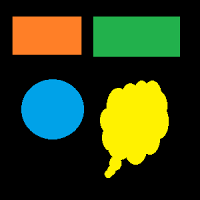
#> input picture src/python/camera/objects01.png, 200 x 200 px
$ python masks_contours.py
#> lines starting #> are read from the running program, lines starting #| are printed output that depends on the picture; after the words box and inside, x2 and y2 are one past the last pixel; in counts of white or black regions, pixels touching at a corner belong together
import cv2
import numpy as np

original_im = cv2.imread("objects01.png")
#> original_im is the input picture: shape (200, 200, 3); mean B, G, R 26.5, 63.7, 49
im = cv2.imread("objects01.png")
imgray = cv2.cvtColor(im,cv2.COLOR_BGR2GRAY)
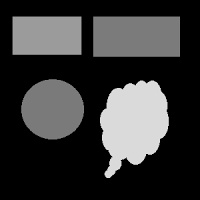
#> imgray: shape (200, 200); min 0, max 226, mean 55.1

ret,thresh = cv2.threshold(imgray,127,255,0)
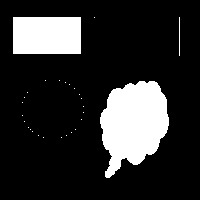
#> thresh: shape (200, 200); 17.9% white; 28 white regions (25 under 20 px)
contours, hierarchy = cv2.findContours(thresh,cv2.RETR_TREE,cv2.CHAIN_APPROX_SIMPLE)
#> contours = 28 contours, 26 with area under 20; largest, box (x1, y1, x2, y2) and area: (100, 81, 169, 178) 4432, (13, 17, 81, 54) 2412

for h,cnt in enumerate(contours):
	mask = np.zeros(imgray.shape,np.uint8)
	cv2.drawContours(mask,[cnt],0,255,-1)
	mean = cv2.mean(im,mask = mask)
#> this loop made 28 passes
#> (cnt, mean) on passes 1 to 12: ([[61, 137]], (245, 171, 0, 0)), ([[43, 137]], (247, 173, 0, 0)), ([[66, 135]], (247, 173, 0, 0)), ([[38, 135]], (250, 174, 0, 0)), ([[71, 132]], (245, 171, 0, 0)), ([[32, 131]], (249, 174, 0, 0)), ([[75, 129]], (251, 175, 0, 0)), ([[30, 129]], (244, 170, 0, 0)), ([[28, 127]], (249, 174, 0, 0)), ([[24, 121]], (250, 174, 0, 0)), ([[81, 119]], (245, 171, 0, 0)), ([[22, 115]], (245, 171, 0, 0))
#> mean on pass 23: (0, 240.9, 253.4, 0)
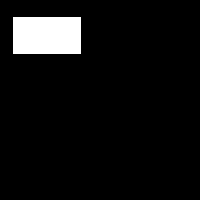
#> mask: shape (200, 200); 6.3% white; 1 white region, box (x1, y1, x2, y2) and area: (13, 17, 81, 54) 2516

cv2.imshow("img",mask)

cv2.imshow("original_img",original_im)
cv2.waitKey(0)
